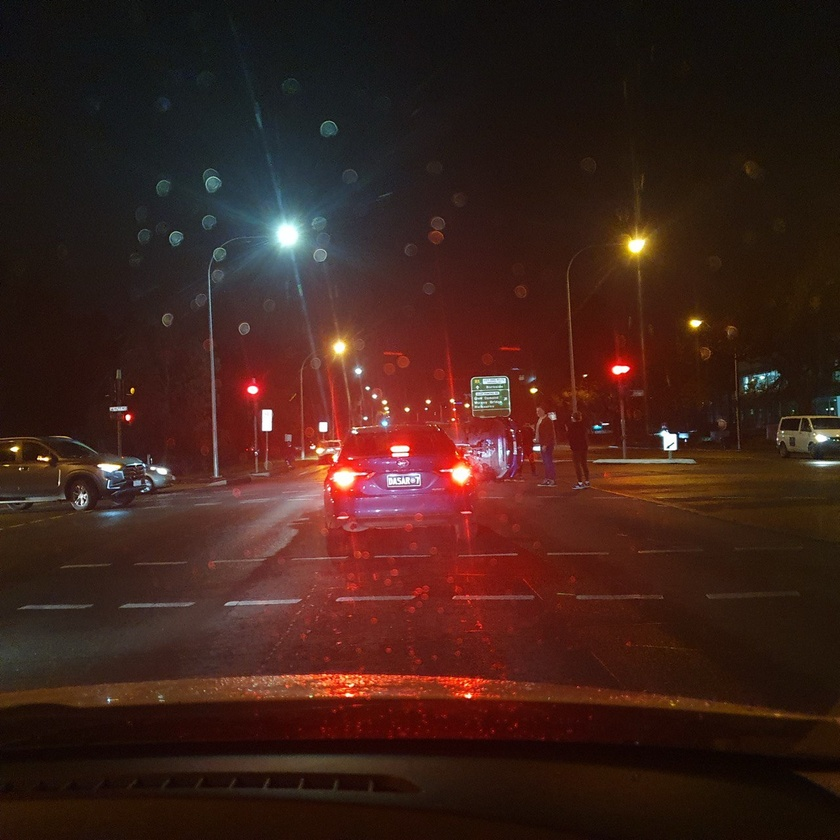
#> input picture Crash1.jpg, 840 x 840 px, shrunk from 1280 x 1280 before the run
$ python Day1.py
#> lines starting #> are read from the running program, lines starting #| are printed output that depends on the picture
import numpy as np
import cv2 as cv
#how we can made a black and white pic?? its simple with open cv
img = cv.imread('Crash1.jpg',0)
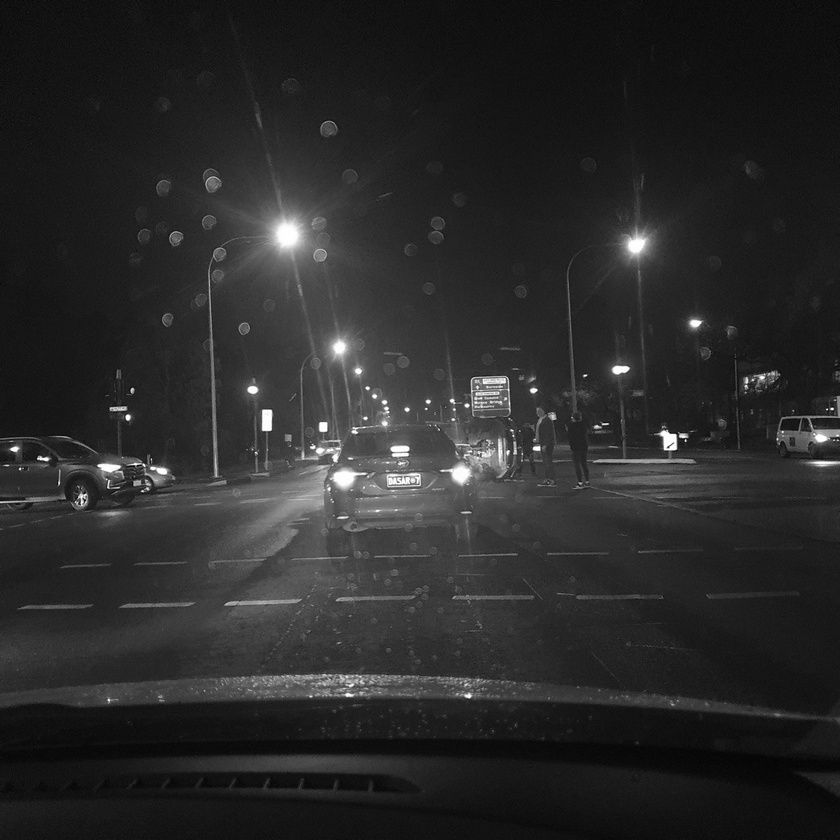
#> img: shape (840, 840); min 2, max 255, mean 41.8
# 0 ====>black and white
#1 =====> Color
cv.imshow('Image',img)
cv.waitKey(0)
# BGR base
cv.destroyAllWindows()
# we want save a black and white picture
cv.imwrite('black_and_white.png',img)

$ run again, with Crash2.jpg copied over Crash1.jpg
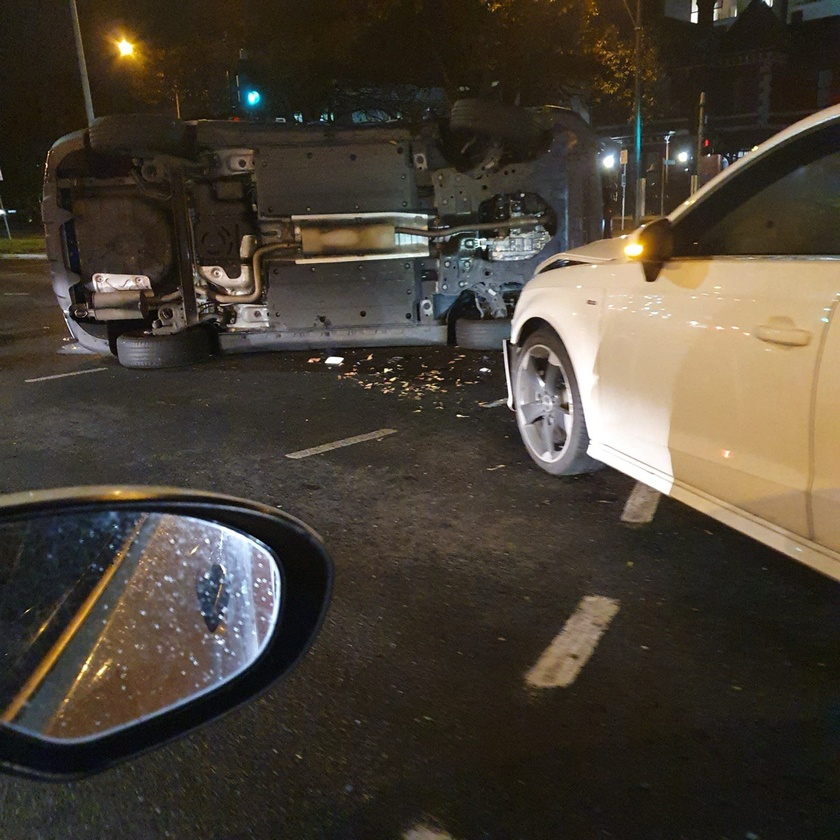
#> input picture Crash2.jpg, 840 x 840 px, shrunk from 1280 x 1280 before the run
#> `img = cv.imread('Crash1.jpg',0)`:
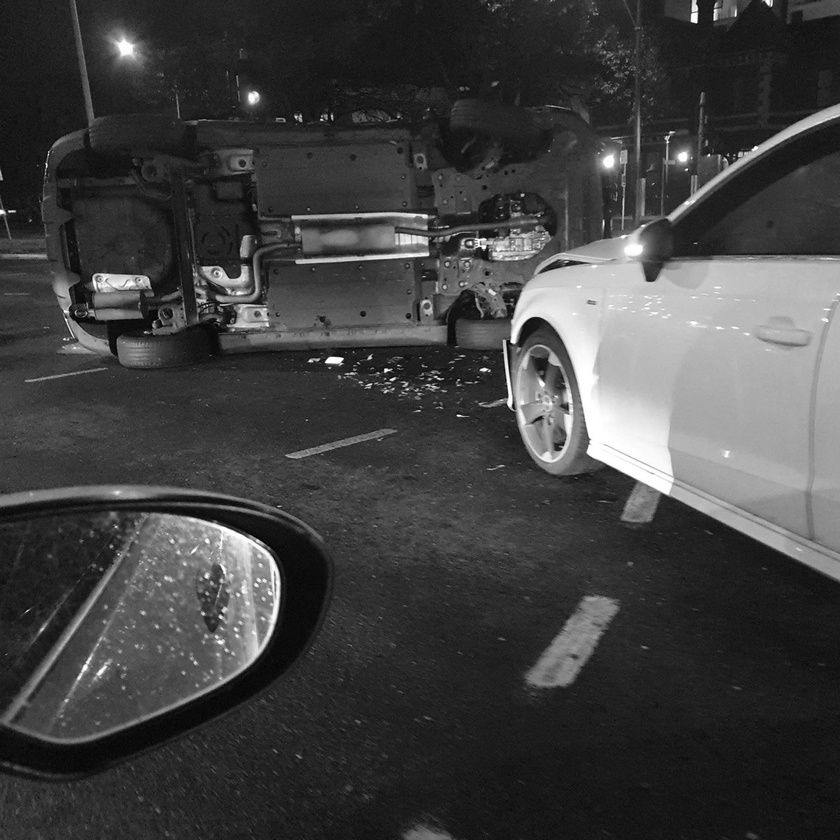
#> img: shape (840, 840); min 0, max 255, mean 64.8
